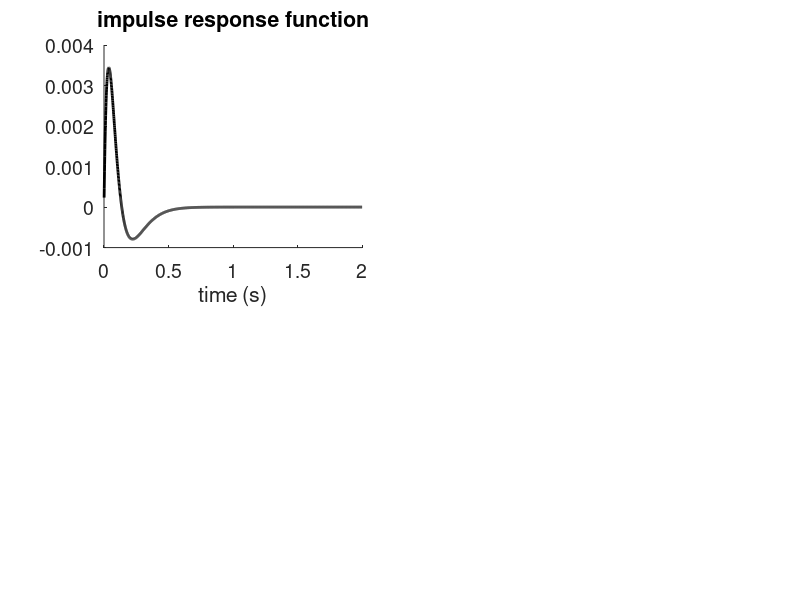

This chart was generated by the following MATLAB code: (Note: this script raises an error after producing the figure.)
% dn_understandCarandini1997

%% The model:

% The driving current and the conductance vary over time

%% DEFINE STIMULUS AND A TIME COURSE

dt   = 0.001;
t    = dt : dt : 2;

% make a static 100ms stimulus (contrast = 1;)
stim = zeros(1, length(t));
stim(t>0.2 & t<=01.5) = 1;

%% PRE-DEFINED PARAMETERS

prm.k    = [0.1, 0.5, 0.8]; % effectiveness of the normalization pool, so should be between 0 and 1?
prm.g0   = 0.1; % a constant, baseline conductance?

prm.w    = 0.9; % determins the shape of the impulse repsonse function
prm.tau1 = 0.05; % summation length of the impulse response function
prm.C    = 2; % capacitance

% USEFUL FUNCTIONS --------------------------------------------------------
compute_g    = @(g0, k, R) g0./sqrt(1 - k .* R);
compute_g_CN = @(g0, k, L) g0 + k * L;

%% MAKE THE IMPULSE RESPONSE FUNCTION

irf1 = t.*exp(-t./prm.tau1); 
irf1 = irf1./sum(irf1);

irf2 = t .* exp(-t./(prm.tau1 * 1.5)); 
irf2 = irf2./sum(irf2);

irf = irf1 - prm.w * irf2;

figure (1), clf
subplot(2, 2, 1)
plot(t, irf, 'k-', 'linewidth', 2), box off, title('impulse response function')
xlabel('time (s)'), set(gca, 'fontsize', 14)

%% INITIATE THE MODEL PREDICTION

nTimeCourses = length(prm.k);

delta_V = 0;
V       = zeros(nTimeCourses, length(t)); % membrane potential
g       = zeros(nTimeCourses, length(t)); % conductance
R       = zeros(nTimeCourses, length(t)); % firing rate

%% COMPUTE MODEL PREDICTION

I = convCut(stim, irf, length(t));

for k = 1 : nTimeCourses
    for it = 1 : length(t) - 1
        g(k, it) = compute_g(prm.g0, prm.k(k), R(k, it));
        delta_V   = (I(it) - g(k, it) * V(k, it))/prm.C;
        V(k, it + 1) = V(k, it) + delta_V;
        R(k, it + 1) = max(V(k, it + 1),0)^2;
    end
end

R = R./max(R(:));
V = V./max(V(:));

%% VISUALIZE MODEL PREDICTIONS

figure (2), clf
subplot(3, 1, 1)
% plot stimulus
plot(t, stim, 'k-', 'linewidth', 2), box off, hold on
% plot membrane potential
plot(t, V, '-', 'linewidth', 2, 'color', 'r')
% plot spike rate
plot(t, R, '-', 'linewidth', 2, 'color', 0.2* ones(1, 3))
%legend('stimulus', 'membrane potential', '','spike rate')
set(gca, 'fontsize', 14)
title('stimulus, MP and spike rate')

subplot(3, 1, 2), set(gca, 'colororder', copper(nTimeCourses)), hold on
plot(V(:, t>0.2 & t<0.3)', 'linewidth', 3),
xlabel('time (ms)'), ylabel('Membrane potential'), legend('0.1', '0.5', '0.8', 'Location', 'best'), 
set(gca, 'fontsize', 14), title('Effect of conductance on MP'), xlim([0, 70])

subplot(3, 1, 3), 
scatter(R(3, :), g(3, :)), box off, 
xlabel('total firing rate'), ylabel('conductance')
set(gca, 'fontsize', 14)

%% COMPRESSIVE NONLINEARITY MODEL

nTimeCourses = length(prm.k);

delta_V = 0;
V       = zeros(nTimeCourses, length(t)); % membrane potential
g       = zeros(nTimeCourses, length(t)); % conductance
R       = zeros(nTimeCourses, length(t)); % firing rate

%% COMPUTE MODEL PREDICTION

% compute_g_CN

I = convCut(stim, irf, length(t));

for k = 1 : nTimeCourses
    for it = 1 : length(t) - 1
        g(k, it) = compute_g_CN(prm.g0, prm.k(k), 1);
        delta_V   = (I(it) - g(k, it) * V(k, it))/prm.C;
        V(k, it + 1) = V(k, it) + delta_V;
        R(k, it + 1) = max(V(k, it + 1),0)^2;
    end
end

R = R./max(R(:));
V = V./max(V(:));

figure (3), clf
subplot(3, 1, 1)
% plot stimulus
plot(t, stim, 'k-', 'linewidth', 2), box off, hold on
% plot membrane potential
plot(t, V, '-', 'linewidth', 2, 'color', 'r')
% plot spike rate
plot(t, R, '-', 'linewidth', 2, 'color', 0.2* ones(1, 3))
%legend('stimulus', 'membrane potential', '','spike rate')
set(gca, 'fontsize', 14)
title('stimulus, MP and spike rate')

subplot(3, 1, 2), set(gca, 'colororder', copper(nTimeCourses)), hold on
plot(V(:, t>0.2 & t<0.3)', 'linewidth', 3),
xlabel('time (ms)'), ylabel('Membrane potential'), legend('0.1', '0.5', '0.8', 'Location', 'best'), 
set(gca, 'fontsize', 14), title('Effect of conductance on MP')

subplot(3, 1, 3), 
scatter(R(3, :), g(3, :)), box off, 
xlabel('total firing rate'), ylabel('conductance')
set(gca, 'fontsize', 14)

%% COMPUTE THE MODEL PREDICTION TO STIMULUS OF DIFFERENT CONTRASTS
% 
contrast = linspace(0.01, 1, 10);
V       = zeros(length(contrast), length(t));
g       = zeros(length(contrast), length(t));
R       = zeros(length(contrast), length(t));

R_max = []; t_max = [];

for k = 1 : length(contrast)
    I = convCut(stim .* contrast(k), irf, length(t));
    delta_V = 0;
    for it = 1 : length(t) - 1
        g(k, it) = compute_g_CN(prm.g0, 0.7, R(k, it));
        delta_V   = (I(it) - g(k,it) * V(k,it))/prm.C;
        V(k,it + 1) = V(k,it) + delta_V;
        R(k, it + 1) = max(V(k, it + 1),0)^2;
    end
    R_max(k, :) = R(k, :)./max(R(k, :));
    t_max(k) = t(find(R(k, :) == max(R(k, :))));
end

%% VISUALIZE CONTRAST-DEPENDNET MODEL PREDICTIONS

figure (4), 
subplot(2, 2, 1), cla, set(gca, 'colorOrder', copper(length(contrast))), hold on
plot(t, R', 'linewidth', 2), title('Un-normalized response time courses')
xlim([0.2, 0.6]), legend('0.12', '0.25', '0.5', '1')
set(gca, 'fontsize', 14), xlim([0.2, 0.7])

subplot(2, 2, 2), cla, set(gca, 'colorOrder', copper(length(contrast))), hold on
plot(t, R_max', 'linewidth', 2)
xlim([0.2, 0.6]), title('Normalized response time courses')
set(gca, 'fontsize', 14), xlim([0.2, 0.7])

% plot response amplitude versus phase
subplot(2, 2, 3), cla
plot(contrast, sum(R'), 'ko-', 'linewidth', 2), box off
xlabel('contrast'), ylabel('maximal response'), set(gca, 'fontsize', 14)
title('contrast-dependent response level')

subplot(2, 2, 4),  cla
plot(contrast, fliplr(t_max), 'ko-', 'linewidth', 2), box off
xlabel('contrast'), ylabel('maximal response time (s)'), set(gca, 'fontsize', 14)
title('contrast-dependent max. response time'), 